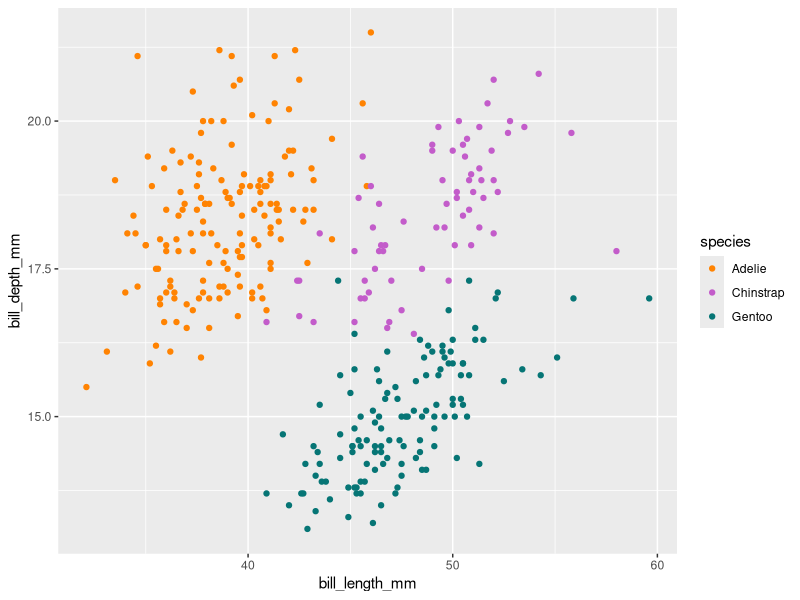

Source code (R):
## ---- chunk 1
library(tidyverse)
library(palmerpenguins)
## ---- chunk 2
# untidy data ----
temp_data_wide <- tribble(
  ~date, ~station1, ~station2,  ~station3,
  "2023-10-01", 30.1, 29.8,  31.2,
  "2023-11-01", 28.6, 29.1,  33.4,
  "2023-12-01", 29.9, 28.5,  32.3
)

# make tidy ----
temp_data_long <- temp_data_wide |> 
  pivot_longer(cols = starts_with("station"),
               names_to = "station_id", 
               values_to = "temp_c")
## ---- chunk 3
ggplot(data = penguins, aes(x = bill_length_mm,
                            y = bill_depth_mm)) +
  geom_point(aes(color = species)) + # map color locally, not globally 
  scale_color_manual(values = c("#FF8302", "#C35CCA", "#067575")) # matching Allison's colors
#  geom_smooth(method = "lm")
